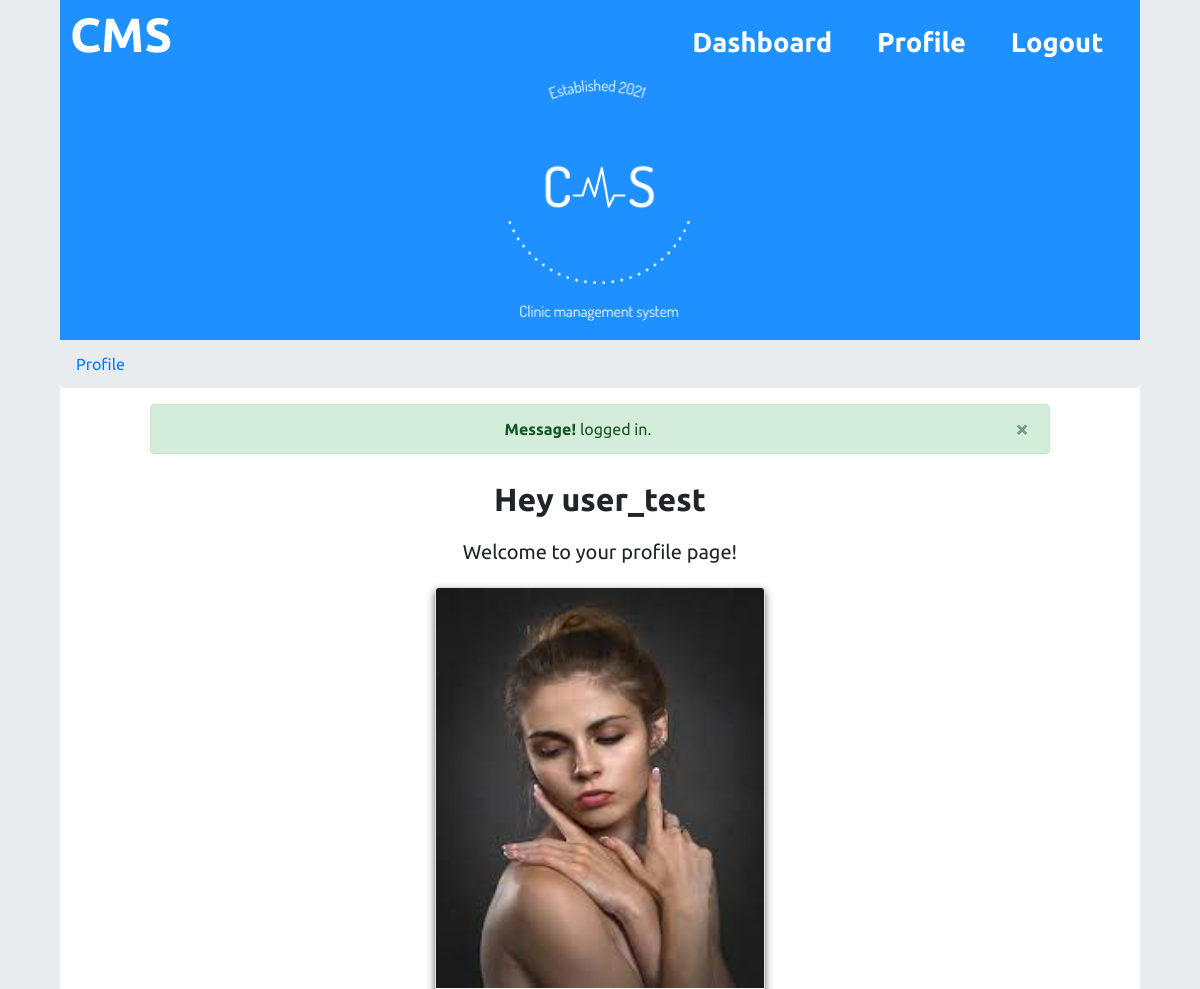
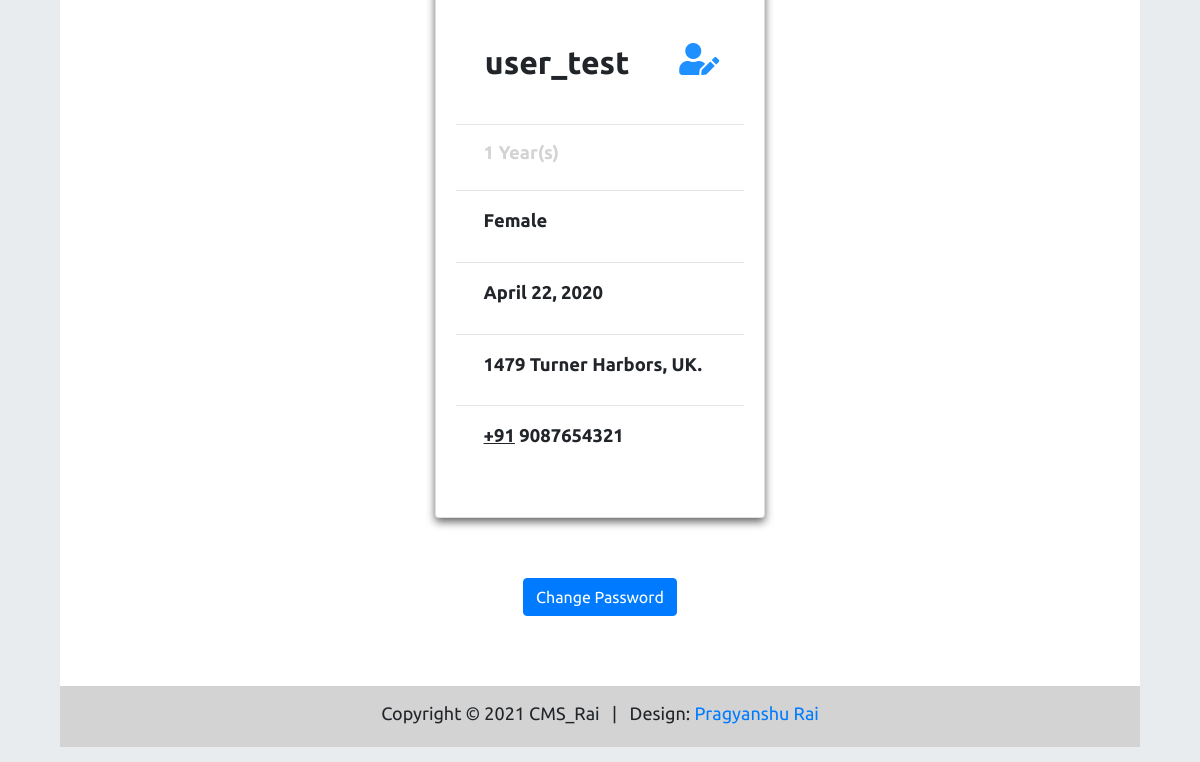
Screenshot of /profile (signed in) with the database file from the repository (2 pictures, top to bottom).
### cms/models.py (models this page shows, shortened)
class Contact(models.Model):
    user = models.OneToOneField(User, on_delete=models.CASCADE)
    gender = models.CharField(max_length=10, default="other")
    dob = models.DateField(auto_now_add=False, auto_now=False, blank=True)
    address = models.CharField(max_length=80)
    phone = models.CharField(max_length=11)
    profile_pic = models.ImageField(null=True, default="null", upload_to="profile_pics")

### cms/views.py (the view)
# urls.py: path('profile', views.profile, name='profile'),
def profile(request):
    global stuff
    modifySession(request)
    if request.user.is_authenticated == True:
        stuff['contact'] = Contact.objects.get(user=request.user)
        stuff['age'] = age(to_date(str(stuff['contact'].dob)))
        if request.method == "POST":
            check = updateContact(request.POST, request.FILES, instance=stuff['contact'])
            if check.is_valid():
                check.save()
                stuff['warning'] = False
                messages.info(request, "  User Profile Updated Successfully")
            else:
                stuff['warning'] = True
                messages.info(request, "  User Profile Update Failed")
        else:
            fresh = stuff.get("fresh-login", False)
            if fresh:
                messages.info(request, "  logged in")
                stuff['warning'] = False
                stuff['fresh-login'] = False
            else:
                stuff['show'] = False
        form = updateContact(instance=stuff['contact'])
        stuff['form'] = form
        return render(request, 'cms/profile.html', stuff)
    return redirect('login')

### cms/models.py (called while the page is built)
def to_date(date):
    if type(date) == str:
        date = date.replace(" ", "")
        date = list(map(int, date.split("-")))
        date = datetime.date(date[0], date[1], date[2])
    return date

def age(dob):
    today = datetime.date.today()
    if today.month == dob.month:
        return str(today.day - dob.day)+" Day(s)"
    if today.year == dob.year:
        return str(today.month - dob.month)+" Month(s)"
    return str(today.year - dob.year - ((today.month, today.day) < (dob.month, dob.day)))+" Year(s)"

### cms/viewsUtil.py (called while the page is built)
def modifySession(request):
    if 'user' not in request.session:
        auth.logout(request)
        print("logout")
        return False
    request.session.modified = True
    return request

### templates/cms/profile.html (shortened to what this page needs)
{% extends 'cms/base.html' %}
{% load static %}
            {% block breadcrumbs %}
                <li><a href="{% url 'profile' %}">Profile</a></li>
            {% endblock %}
{% block main_block %}
   <main class="main-body">
	    <header class="row welcome-section">
            <div class="col-lg-12 text-center contain">
				<h2><strong>Hey {{user.first_name}}</strong></h2>
            </div>
            <div class="col-lg-1">
            </div>
            <div class="col-lg-10 text-center">
		    <p class="main-content">Welcome to your profile page!</p>
            </div>
            <div class="col-lg-1">
            </div>
	    </header>
		<div class="container-fluid">
            <div class="row">
                <div class="col-lg-4">
                </div>
                <div class="col-lg-4">
                    <div class="card pointer">
                        {% if "null" not in contact.profile_pic %}
                            <img src="{{ contact.profile_pic.url }}" class="card-img-top" height="400px;" alt="profile picture">
                        {% else %}
                        {% if gender == "Male" %}
                            <img src="{% static 'cms/img/male_avatar.svg' %}" class="card-img-top gradient" height="400px;"/>
                        {% else %}
                            <img src="{% static 'cms/img/female_avatar.svg' %}" class="card-img-top gradient" height="400px;"/>
                        {% endif %}
                        {% endif %}
                        <div class="card-body">
                            <div class="top">
                                <h2 class="card-title-prof pointer" ><b>{{user.first_name}}</b></h2>
                                <a class="card-icon fas fa-user-edit side-header dodger pointer" data-toggle="modal" data-target="#cancelModal" title="update profile"></a>
                            </div>
                            <hr>
                            <h4 class="card-text-prof bg-fade pointer" >{{age}}</h4>
                            <hr>
                            <p class="card-text-prof bio pointer" >{{contact.gender}}</p>
                            <hr>
                            <p class="card-text-prof bio pointer" ><b>{{contact.dob}}</b></p>
                            <hr>
                            <p class="card-text-prof bio pointer" >{{contact.address}}</p>
                            <hr>
                            <p class="card-text-prof bio pointer" ><b> <u>+91</u>&nbsp;{{contact.phone}}</b></p>
                        </div>
                    </div>
                </div>
            </div>
        <div class="space"></div>
        <div class="container-fluid">
            <div class="row">
                <div class="col-lg-4">
                </div>
                <div class="col-lg-4 text-center">
                    <a class="btn btn-primary" href="{% url 'forgot' %}">Change Password</a>
                </div>
            </div>
        </div>
    </main>
{% endblock %}

### static/cms/css/style.css (style rules this page uses)
html { scroll-behavior: smooth; background-color: #e9ecef; }
body { font-family: 'Ubuntu', sans-serif; }
.container-auto-mid { max-width: 90%; margin: 0 auto; }
a { margin: 0 auto; }
.space { height: 40px; }
.side-header { font-size: 30px; }
.dodger { color: #1e90ff; }
.welcome-section { margin-left: 1.5%; margin-right: 1.5%; width: 97%; margin-bottom: 10px; margin-top: 10px; }
.col-lg-4 { margin-bottom: 20px; }
.card { box-shadow: 0 4px 8px 0 #666; margin-bottom: 20px; height: 100%; transition: 0.3s; }
.pointer { cursor: pointer; }
.bio { font-size: 20px; }
.bg-fade { color: lightgray; }
.text-center { text-align: center; }
.main-content { margin: 10px; font-size: 20px; }
.main-body { margin-bottom: 10px; }
.top { width: 100%; max-width: 100%; display: flex; }
.card-icon { font-size: 2rem; width: 20%; margin: 0 auto; }
.card-title-prof { font-size: 2rem; font-weight: 600; padding-left: 0.9em; padding-bottom: .6em; width: 75%; }
.card-text-prof { font-size: 1.15rem; font-weight: 600; padding-left: 1.5em; padding-bottom: .6em; }

### rows the page displays
Contact: profile_pic (picture), gender "Female", dob "April 22, 2020", address "1479 Turner Harbors, UK.", phone "9087654321"

### other values shown
{{ message }} "logged in"
{{ user.first_name }} "user_test"
{{ age }} "1 Year(s)"
